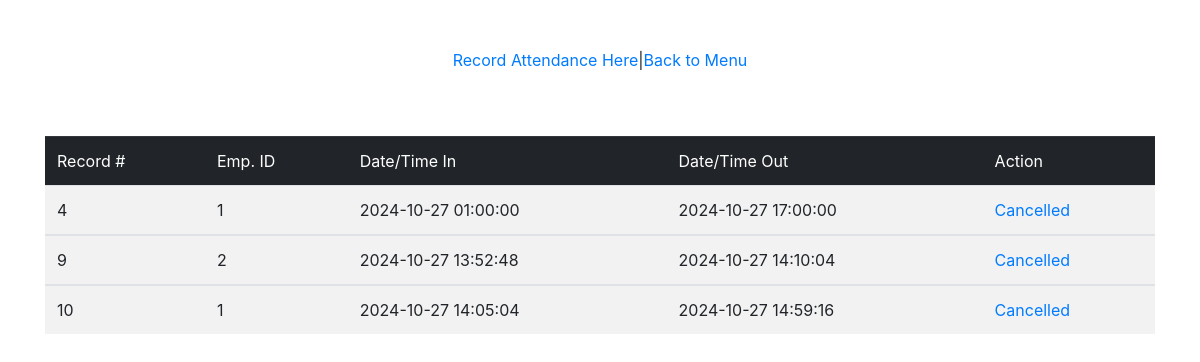
Page /Attendance/attendance.php on the committed database.
### tables this page shows
CREATE TABLE `attendance` (
  `attRN` int(11) NOT NULL,
  `attDate` date NOT NULL,
  `attTimeIn` datetime NOT NULL,
  `attTimeOut` datetime NOT NULL,
  `attStat` varchar(255) NOT NULL,
  `empID` int(255) NOT NULL
);

### Attendance/attendance.php (the view, shortened to what this page needs)
<!DOCTYPE html>
<html lang="en">
<head>
    <link rel="stylesheet" href="../bootstrap/css/bootstrap.css"></link>
</head>
<body>
    <div class="container d-flex justify-content-center mt-5">
        <a href="attRecord.php">Record Attendance Here </a>
        <p> | </p>
        <a href="../index.php"> Back to Menu</a>
    </div>
    <div class="container d-flex justify-content-center mt-5">
        <table class="table table-striped">
            <thead class="table-dark">
                <tr>
                    <td scope="col">Record #</td>
                    <td scope="col">Emp. ID</td>
                    <td scope="col">Date/Time In</td>
                    <td scope="col">Date/Time Out</td>
                    <td scope="col">Action</td>
                </tr>
            </thead>
<?php
    include('../dbconn.php');
    $sql = "SELECT * FROM attendance";
    $sql = mysqli_query($conn, $sql);
    if($sql){
        while($row = mysqli_fetch_assoc($sql)){
            echo  "<tbody>
                    <td>$row[attRN]</td>
                    <td>$row[empID]</td>
                    <td>$row[attTimeIn]</td>
                    <td>$row[attTimeOut]</td>
                    <td><a href='cancelRecord.php?attRN=$row[attRN]'>$row[attStat]</a></td>
                </tbody>";
        }
    }
?>
        </table>
    </div>
</body>
</html>

### rows in the picture
attendance: attRN "4", empID "1", attTimeIn "2024-10-27 01:00:00", attTimeOut "2024-10-27 17:00:00", attStat "Cancelled"
attendance: attRN "9", empID "2", attTimeIn "2024-10-27 13:52:48", attTimeOut "2024-10-27 14:10:04", attStat "Cancelled"
attendance: attRN "10", empID "1", attTimeIn "2024-10-27 14:05:04", attTimeOut "2024-10-27 14:59:16", attStat "Cancelled"
